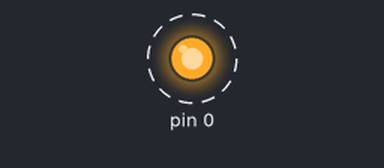
Bench run of a sketch on a simulated Arduino Uno, built with avr-gcc and run on an emulated ATmega328P. Shown: output pins drawn as LEDs (lit = HIGH). Dashed ring = blinking.

Above: at 0.05 s.
Timing chart, 0 to 3.0 s (numbered marks = the images above):
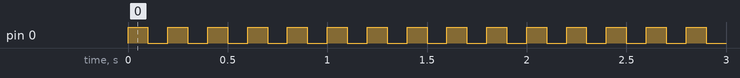

The sketch:

Tiny_Blink_Test.ino
```cpp
#include <avr\io.h>

int main(void){
	pinMode(0, OUTPUT);
	while(1){
		digitalWrite(0, 1);
		_delay_ms(100);
		digitalWrite(0, 0);
		_delay_ms(100);
	}
	return 0;
}
```

Measured:
- by itself, pin 0: alternates HIGH for 0.10 s and LOW for 0.10 s
